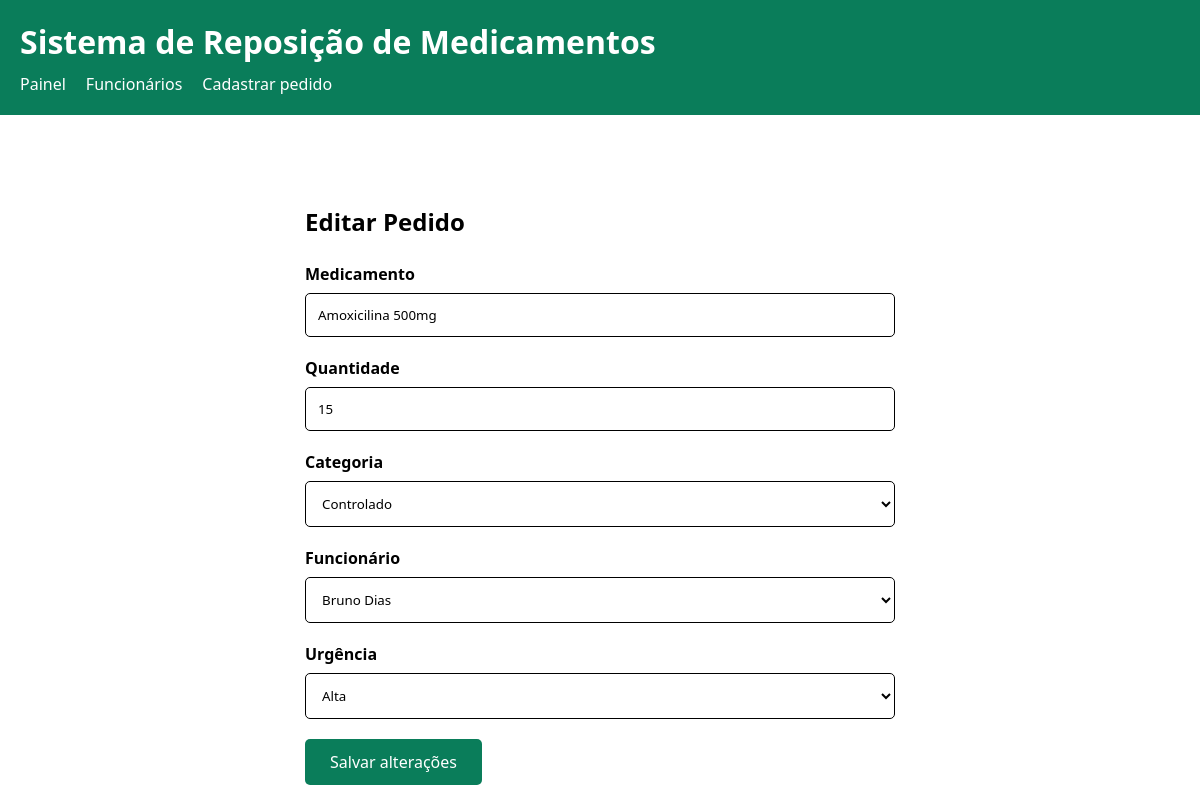
The page /pedidos.php?id=3 on the database its author committed.
### tables this page shows
CREATE TABLE pedidos (
    id INT AUTO_INCREMENT PRIMARY KEY,
    funcionario_id INT NOT NULL,
    medicamento VARCHAR(150) NOT NULL,
    quantidade INT NOT NULL,
    categoria ENUM('generico', 'referencia', 'controlado', 'higiene') NOT NULL,
    urgencia ENUM('baixa', 'media', 'alta') NOT NULL,
    data_solicitacao DATETIME NOT NULL DEFAULT CURRENT_TIMESTAMP,
    status ENUM('solicitado', 'em_separacao', 'recebido') NOT NULL DEFAULT 'solicitado',

    CONSTRAINT fk_pedido_funcionario
        FOREIGN KEY (funcionario_id)
        REFERENCES funcionarios(id)
        ON UPDATE CASCADE
        ON DELETE RESTRICT,

    CONSTRAINT chk_quantidade
        CHECK (quantidade > 0)
);

CREATE TABLE funcionarios (
    id INT AUTO_INCREMENT PRIMARY KEY,
    nome VARCHAR(100) NOT NULL,
    email VARCHAR(150) NOT NULL
);

### public/pedidos.php (the view, shortened to what this page needs)
<?php
require_once "../conexao.php";
$id = filter_input(INPUT_GET, "id", FILTER_VALIDATE_INT);
$modoEdicao = $id !== false && $id !== null;
$pedido = [
    "medicamento" => "",
    "quantidade" => "",
    "categoria" => "",
    "funcionario_id" => "",
    "urgencia" => ""
];
if ($modoEdicao) {
    $sql = "SELECT
                medicamento,
                quantidade,
                categoria,
                funcionario_id,
                urgencia
            FROM pedidos
            WHERE id = ?";
    $stmt = $conn->prepare($sql);
    $stmt->bind_param("i", $id);
    $stmt->execute();
    $resultado = $stmt->get_result();
    if ($resultado->num_rows === 1) {
        $pedido = $resultado->fetch_assoc();
    } else {
        $erro = "Pedido não encontrado.";
        $modoEdicao = false;
    }
}
$sqlFuncionarios = "SELECT id, nome FROM funcionarios ORDER BY nome";
$resultFuncionarios = $conn->query($sqlFuncionarios);
?>
<!DOCTYPE html>
<html lang="pt-BR">
<head>
</head>
<body>
<header>
    <h1>Sistema de Reposição de Medicamentos</h1>
    <nav>
        <a href="index.php">Painel</a>
        <a href="funcionarios.php">Funcionários</a>
        <a href="pedidos.php">Cadastrar pedido</a>
    </nav>
</header>
<main>
    <h2>
        <?= $modoEdicao ? "Editar Pedido" : "Cadastro de Pedidos de Reposição" ?>
    </h2>
    <form method="POST">
        <label for="medicamento">Medicamento</label>
        <input
            type="text"
            id="medicamento"
            name="medicamento"
            value="<?= htmlspecialchars($pedido["medicamento"]) ?>"
            required
        >
        <label for="quantidade">Quantidade</label>
        <input
            type="number"
            id="quantidade"
            name="quantidade"
            min="1"
            step="1"
            value="<?= htmlspecialchars($pedido["quantidade"]) ?>"
            required
        >
        <label for="categoria">Categoria</label>
        <select id="categoria" name="categoria" required>
            <option value="controlado"
                <?= $pedido["categoria"] === "controlado" ? "selected" : "" ?>>
                Controlado
            </option>
        </select>
        <label for="funcionario_id">Funcionário</label>
        <select id="funcionario_id" name="funcionario_id" required>
            <?php while ($funcionario = $resultFuncionarios->fetch_assoc()): ?>
                <option
                    value="<?= $funcionario["id"] ?>"
                    <?= $pedido["funcionario_id"] == $funcionario["id"] ? "selected" : "" ?>
                >
                    <?= htmlspecialchars($funcionario["nome"]) ?>
                </option>
            <?php endwhile; ?>
        </select>
        <label for="urgencia">Urgência</label>
        <select id="urgencia" name="urgencia" required>
            <option value="alta"
                <?= $pedido["urgencia"] === "alta" ? "selected" : "" ?>>
                Alta
            </option>
        </select>
        <button type="submit">
            <?= $modoEdicao ? "Salvar alterações" : "Cadastrar pedido" ?>
        </button>
    </form>
</main>
</body>
</html>

### public/pedidos.php (style rules this page uses)
* { box-sizing: border-box; font-family: "Segoe UI", sans-serif; }
body { margin: 0; background-color: #FFFFFF; color: #000000; }
header { background-color: #0A7D5A; color: #FFFFFF; padding: 20px; }
header h1 { margin: 0; }
nav { display: flex; gap: 20px; margin-top: 10px; }
nav a { color: #FFFFFF; text-decoration: none; }
main { max-width: 650px; margin: 40px auto; padding: 30px; }
h2 { margin-bottom: 25px; }
label { display: block; margin-bottom: 8px; font-weight: 600; }
input, select { width: 100%; padding: 12px; margin-bottom: 20px; border: 1px solid #000000; border-radius: 5px; background-color: #FFFFFF; }
button { background-color: #0A7D5A; color: #FFFFFF; border: none; padding: 12px 25px; border-radius: 5px; cursor: pointer; font-size: 16px; }

### rows shown on the page
pedidos: medicamento "Amoxicilina 500mg", quantidade "15", categoria "Controlado", funcionario_id "Bruno Dias", urgencia "Alta"
